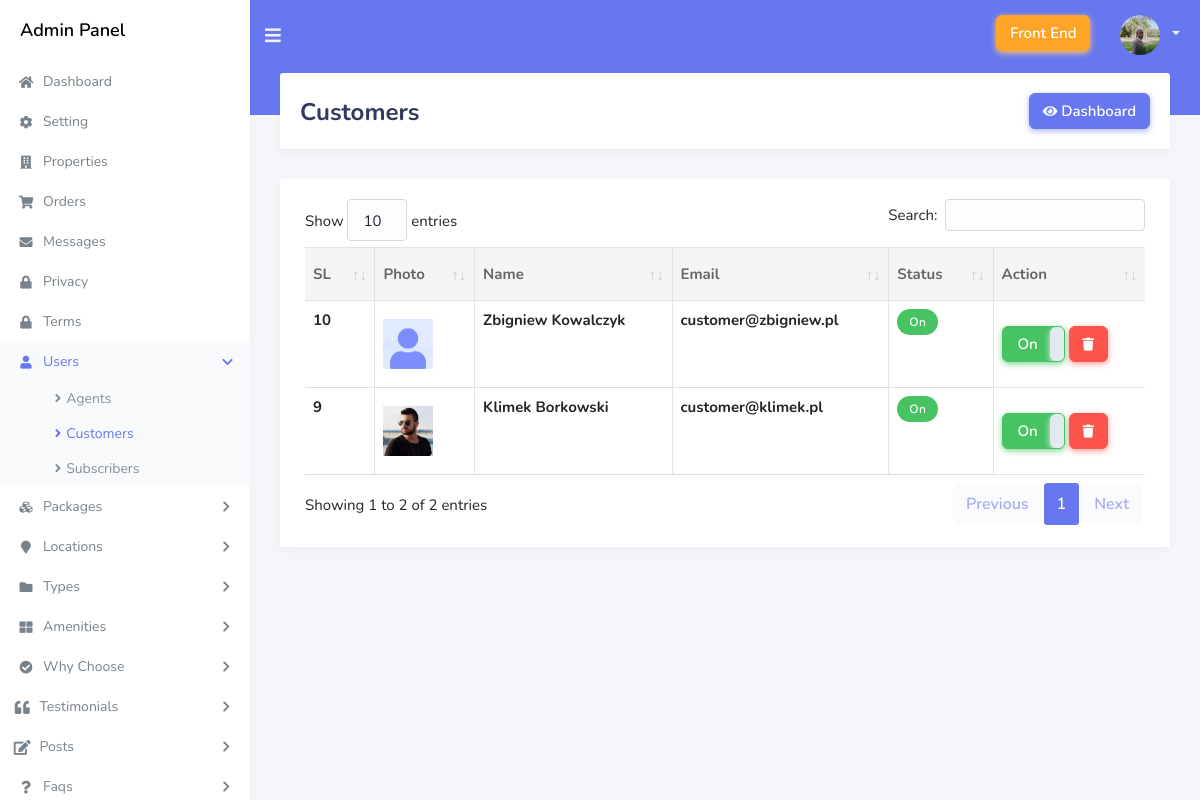
Screenshot of /admin/page_customers.php (signed in) with the database file from the repository.
### tables this page shows
CREATE TABLE IF NOT EXISTS `customers` (
  `id` int(11) NOT NULL AUTO_INCREMENT,
  `full_name` varchar(255) DEFAULT NULL,
  `email` varchar(255) NOT NULL,
  `password` text NOT NULL,
  `photo` text DEFAULT NULL,
  `token` text DEFAULT NULL,
  `status` tinyint(1) DEFAULT 0,
  PRIMARY KEY (`id`),
  UNIQUE KEY `email` (`email`)
);

### admin/layout_config.php (called while the page is built, shortened)
<?php
    $current_page = substr($_SERVER["SCRIPT_NAME"],strrpos($_SERVER["SCRIPT_NAME"],"/")+1);

### admin/layout_helper.php (called while the page is built, shortened)
<?php
    function setPageTitle ($pagename) {
        $patterns = [
            "setting" => "Setting",
            "order" => "Orders",
            "message" => "Messages",
            "customer" => "Customers",
            "agent" => "Agents",
            "subscriber" => "Subscribers",
            "package" => "Package",
            "location" => "Location",
            "type" => "Types",
            "amenit" => "Amenity",
            "propert" => "Property",
            "why_choose" => "Why Choose",
            "testimonial" => "Testimonials",
            "post" => "Blog",
            "faq" => "Faqs",
            "privacy" => "Privacy Policy",
            "term" => "Terms of Use",
        ];
        foreach($patterns as $key=>$val) {
            if(strpos($pagename, $key) !== false)
                return $val ;
        }
        return "Dashboard - Admin Panel";
    }

### admin/page_customers.php (the view, shortened to what this page needs)
<?php
    include "./layout_top.php";
    try{
        $stmt=$pdo->prepare("
            SELECT
                *
            FROM
                customers
            ORDER BY
                id DESC
        ");
        $stmt->execute();
        $customers=$stmt->fetchAll(pdo::FETCH_ASSOC);
    }catch(PDOException $err){
        $error_message=$err->getMessage();
    }
?>
<div class="main-content">
    <section class="section">
        <div class="section-header justify-content-between">
            <h1><?php echo setPageTitle($current_page)?></h1>
            <div class="ml-auto">
                <a href="<?php echo ADMIN_URL?>dashboard" class="btn btn-primary"><i class="fas fa-eye"></i> Dashboard</a>
            </div>
        </div>
        <div class="section-body">
            <div class="row">
                <div class="col-12">
                    <div class="card">
                        <div class="card-body">
                            <div class="table-responsive">
                                <table class="table table-bordered" id="example1">
                                    <thead>
                                        <tr>
                                            <th>SL</th>
                                            <th>Photo</th>
                                            <th>Name</th>
                                            <th>Email</th>
                                            <th>Status</th>
                                            <th>Action</th>
                                        </tr>
                                    </thead>
                                    <tbody>
                                        <?php if($stmt->rowCount() > 0): foreach($customers as $customer):?>
                                            <tr>
                                                <th><?php echo $customer["id"]?></th>
                                                <th>
                                                    <?php if(is_null($customer["photo"])):?>
                                                        <img class="w_50" src="<?php echo PUBLIC_URL?>uploads/user.png" alt="">
                                                    <?php else:?>
                                                        <img class="w_50" src="<?php echo PUBLIC_URL?>uploads/customer/<?php echo $customer["photo"]?>" alt="">
                                                    <?php endif?>
                                                </th>
                                                <th><?php echo $customer["full_name"]?></th>
                                                <th><?php echo $customer["email"]?></th>
                                                <th>
                                                    <?php if($customer["status"] == 1):?>
                                                        <span class="badge badge-success">On</span>
                                                    <?php else:?>
                                                        <span class="badge badge-danger">Off</span>
                                                    <?php endif?>
                                                </th>
                                                <td class="pt_10 pb_10">
                                                    <a data-customer-id="<?php echo $customer["id"]?>" href="" class="btn btn-danger delete-event"><i class="fas fa-trash"></i></a>
                                                </td>
                                            </tr>
                                        <?php endforeach;endif?>
                                    </tbody>
                                </table>
                            </div>
                        </div>
                    </div>
                </div>
            </div>
        </div>
    </section>
</div>
<?php include "./layout_footer.php"?>

### public/dist_admin/css/custom.css (style rules this page uses)
:root { --font-common: 'Nunito', sans-serif; --font-size-common: 15px; --font-size-common-1: 14px; }
body { font-family: var(--font-common)!important; font-size: var(--font-size-common)!important; }
.btn { letter-spacing: normal; font-size: var(--font-size-common); }
.section { position: static; }
.w_50 { width: 50px!important; }
table tr td { border-bottom: 1px solid #e3e3e3 !important; vertical-align: middle!important; }
.table.table-bordered td, .table.table-bordered th { border-color: #e3e3e3!important; }
.section .section-header .btn { font-size: var(--font-size-common)!important; }
table img { padding-top: 10px; margin-bottom: 10px; }
thead tr th { border-top: 1px solid #ddd!important; }
.table-responsive table { min-width: 500px; }
.table-responsive td { white-space: nowrap; }

### rows the page displays
customers: id "10", full_name "Zbigniew Kowalczyk", email "customer@zbigniew.pl", status "On"
customers: id "9", photo (picture), full_name "Klimek Borkowski", email "customer@klimek.pl", status "On"

### other values shown
setPageTitle($current_page) "Customers"
